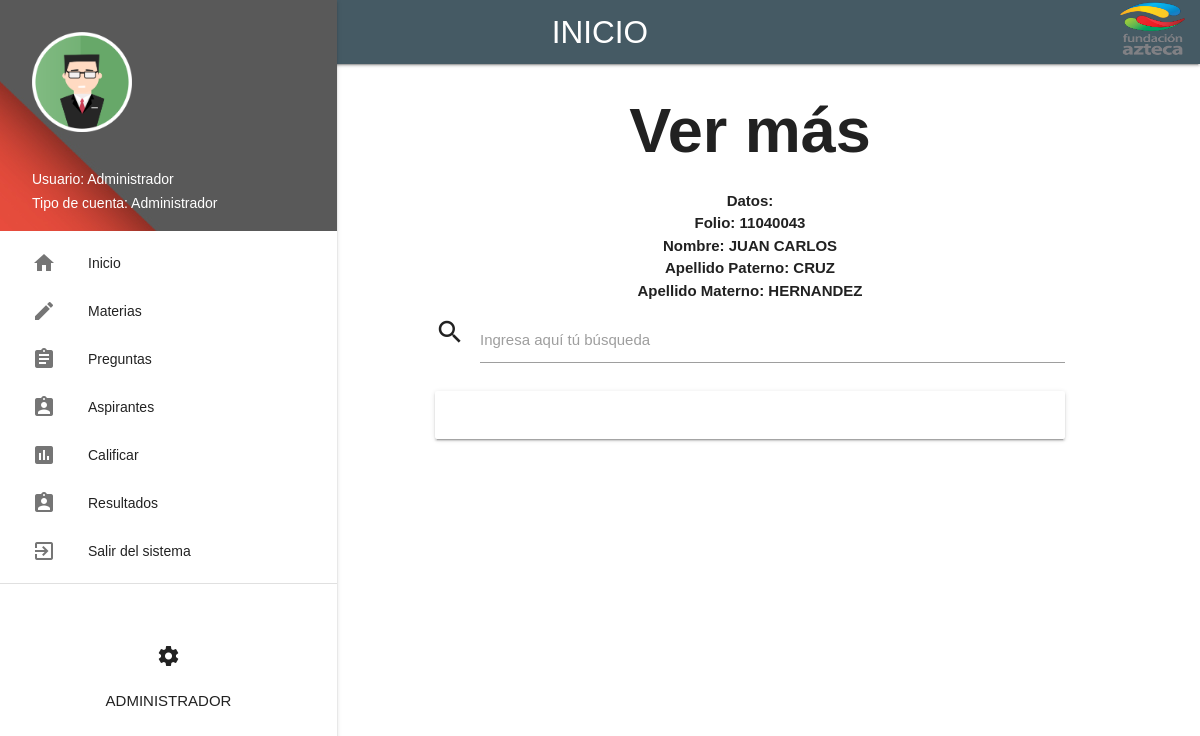
Page /administrador/vermas.php?folio=11040043 (signed in) on the committed database.
### tables this page shows
CREATE TABLE `Alumnos` (
  `Folio` varchar(15) NOT NULL,
  `Nombre` varchar(30) NOT NULL,
  `Apellido_P` varchar(30) NOT NULL,
  `Apellido_M` varchar(30) NOT NULL,
  `grupo` varchar(4) NOT NULL
);

### administrador/vermas.php (the view, shortened to what this page needs)
<?php
include 'conexion.php';
?>
<?php
  $folio = $_GET['folio'];
  $data = $con ->query("SELECT * FROM Alumnos WHERE Folio = '$folio'");
  $imprimir = $data->fetch_assoc();
  mysqli_query($con, "SET NAMES 'utf8'");
 ?>
<!DOCTYPE html>
<html lang="es">
<head>
    <link type="text/css" rel="stylesheet" href="css/materialize.min.css"  media="screen,projection"/>
</head>
<body>
<main>
	  <nav class="#455a64 blue-grey darken-2">
	    <div class="nav-fixed">
	      <img src="images/logo.png" class="brand-logo right circle" width="80px" height="65px">
	      <a href="#" class="brand-logo center">INICIO</a>
	    </div>
	  </nav>
	  	<div class="title">
	  		<center><h1><b>Ver más</b></h1></center>
	  	</div>
      <center><b>Datos:</b></center>
      <center><b>Folio: <?php echo $folio; ?></b></center>
      <center><b>Nombre: <?php echo $imprimir['Nombre']; ?></b></center>
      <center><b>Apellido Paterno: <?php echo $imprimir['Apellido_P']; ?></b></center>
      <center><b>Apellido Materno: <?php echo $imprimir['Apellido_M']; ?></b></center>
	  	<div class="container">
		  	<div class="row">
		  		<div class="col s12">
						<div class="input-field">
							<i class="material-icons prefix">search</i>
							<input type="text" id= "buscar" class= "buscar" >
							<label for="buscar">Ingresa aquí tú búsqueda</label>
						</div>
		  			<div class="card">
		  				<div class="card-content">
		  				</div>
		  			</div>
		  		</div>
		  	</div>
		</div>
		<ul id="slide-out" class="side-nav fixed">
		    <li><div class="user-view">
		      <div class="background">
		        <img src="images/fondo.jpg">
		      </div>
		      <a><img  src="images/avatar.png" width="100px" height="100px"></a>
		      <a><span class="white-text name">Usuario: <?php echo $_SESSION['user'] ?></span></a>
		      <a><span class="white-text email">Tipo de cuenta: Administrador</span></a>
		    </div></li>
		    <li><a href="index.php"><i class="material-icons">home</i>Inicio</a></li>
		    <li><a href="materias.php"><i class="material-icons">create</i>Materias</a></li>
		    <li><a href="preguntas.php"><i class="material-icons">assignment</i>Preguntas</a></li>
		    <li><a href="aspirantes.php"><i class="material-icons">assignment_ind</i>Aspirantes</a></li>
		    <li><a href="../calificar/calif.html"><i class="material-icons">assessment</i>Calificar</a></li>
				<?php
					$consulta = $con->query("SELECT * FROM calificacion");
					$resultados = mysqli_num_rows($consulta);
					if ($resultados < 1) {
				 ?>
				 	<li><a disabled><i class="material-icons">assignment_ind</i>Resultados</a></li>
			 <?php }else{?>
				 	<li><a href="resultados.php"><i class="material-icons">assignment_ind</i>Resultados</a></li>
			 <?php } ?>
				<li><a href="logout.php"><i class="material-icons">exit_to_app</i>Salir del sistema</a></li>
		    <li><div class="divider"></div></li>
		    <center><br><br><p><i class="material-icons">settings</i></p><p>ADMINISTRADOR</p></center>
 		</ul>
</main>
</body>
</html>

### administrador/vermas.php (style rules this page uses)
html { font-family: GillSans, Calibri, Trebuchet, sans-serif; }
header, main, footer { padding-left: 300px; }

### rows in the picture
alumnos: Nombre "JUAN CARLOS", Apellido_P "CRUZ", Apellido_M "HERNANDEZ"

### other values in the picture
$folio "11040043"
$_SESSION['user'] "Administrador"
